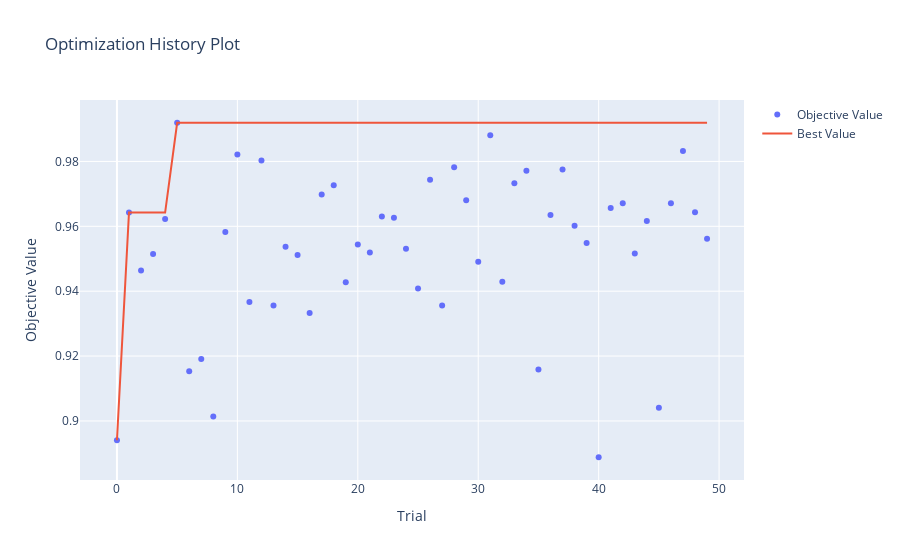
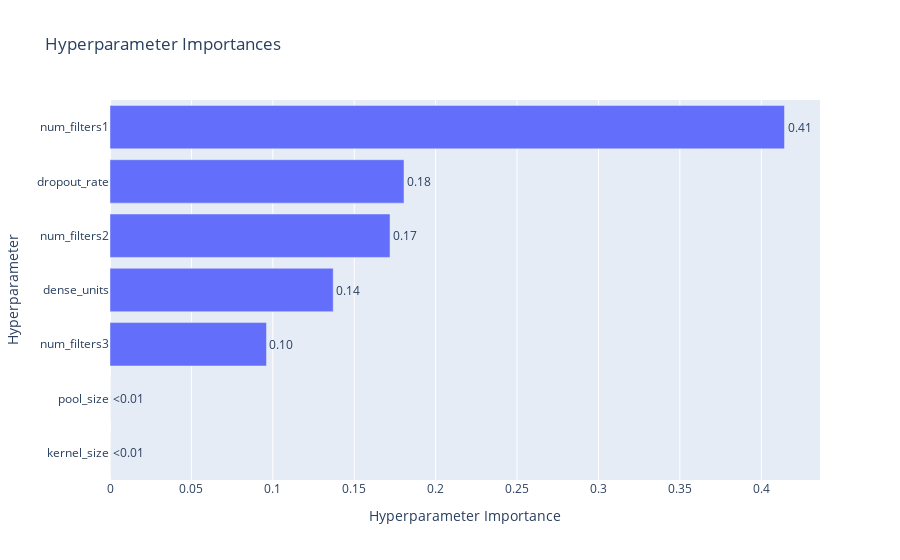
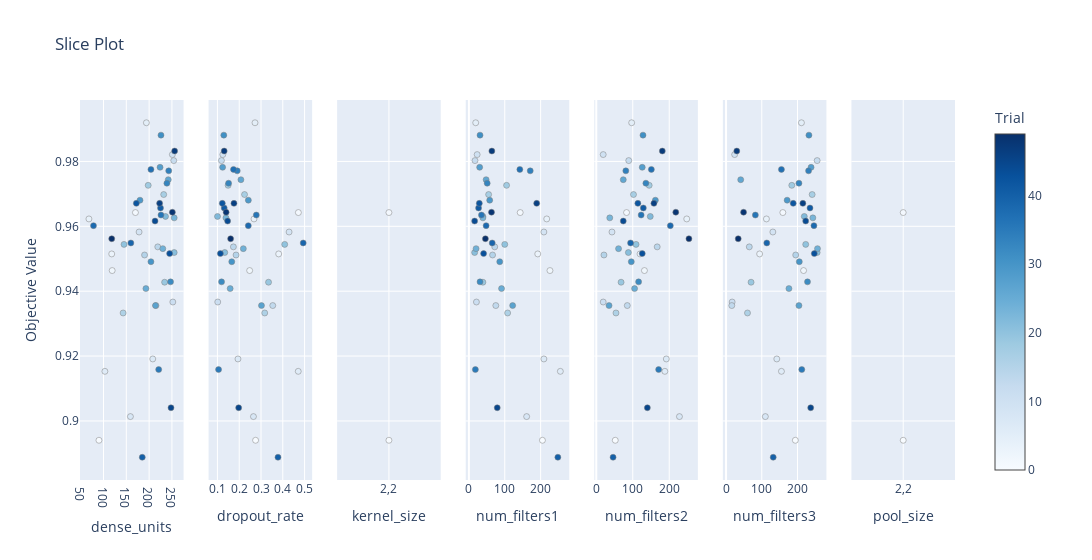

Notebook code for these charts, in order:
### Code cell
best_test_accuracy = 0.0
best_model_path = 'best_model.keras'

def objective(trial):

    global best_test_accuracy

    num_filters1 = trial.suggest_int('num_filters1', 16, 256)
    num_filters2 = trial.suggest_int('num_filters2', 16, 256)
    num_filters3 = trial.suggest_int('num_filters3', 16, 256)
    kernel_size = trial.suggest_categorical('kernel_size', [(2, 2)])
    pool_size = trial.suggest_categorical('pool_size', [(2, 2)])
    dense_units = trial.suggest_int('dense_units', 64, 256)
    dropout_rate = trial.suggest_float('dropout_rate', 0.1, 0.5)
    
    # Create and compile the CNN model
    model = create_cnn_model(num_filters1, num_filters2, num_filters3, kernel_size, pool_size, dense_units, dropout_rate)
    
    reduce_lr = ReduceLROnPlateau(monitor='val_accuracy', factor=0.5,
                              patience=2, min_lr=0.0001)

    history = model.fit(
        train_ds,
        epochs=10,
        validation_data=val_ds,
        callbacks=[reduce_lr],
        verbose=0
    )
    
    val_accuracy = history.history['val_accuracy'][-1]
    
    #if the current model has the best test accuracy, save it
    if val_accuracy > best_test_accuracy:
        best_test_accuracy = val_accuracy
        model.save(best_model_path)
        print(f"New best model saved with test accuracy: {best_test_accuracy:.4f}")
    
    return val_accuracy


def run_optimization():
    study = optuna.create_study(direction='maximize')  # Maximize validation accuracy
    study.optimize(objective, n_trials=50)  
    
    print("Best hyperparameters: ", study.best_params)
    print("Best validation accuracy: ", study.best_value)
    vis.plot_optimization_history(study).show()
    vis.plot_param_importances(study).show()
    vis.plot_slice(study).show()  

    return study  

study = run_optimization()

### Figure 1 — Plotly figure (JSON) as saved in the notebook; plotly's stock layout.template omitted (floating-point values rounded to 4 significant figures)
{"data": [{"mode": "markers", "name": "Objective Value", "type": "scatter", "x": [0, 1, 2, 3, 4, 5, 6, 7, 8, 9, 10, 11, 12, 13, 14, 15, 16, 17, 18, 19, 20, 21, 22, 23, 24, 25, 26, 27, 28, 29, 30, 31, 32, 33, 34, 35, 36, 37, 38, 39, 40, 41, 42, 43, 44, 45, 46, 47, 48, 49], "y": [0.894, 0.9642, 0.9464, 0.9515, 0.9623, 0.9919, 0.9153, 0.9191, 0.9013, 0.9582, 0.9821, 0.9367, 0.9803, 0.9356, 0.9537, 0.9512, 0.9333, 0.9698, 0.9726, 0.9428, 0.9544, 0.9519, 0.963, 0.9626, 0.9531, 0.9408, 0.9744, 0.9356, 0.9782, 0.9681, 0.9491, 0.9881, 0.9429, 0.9733, 0.9771, 0.9158, 0.9635, 0.9775, 0.9602, 0.9549, 0.8888, 0.9657, 0.9671, 0.9516, 0.9616, 0.9041, 0.9671, 0.9832, 0.9644, 0.9562]}, {"mode": "lines", "name": "Best Value", "type": "scatter", "x": [0, 1, 2, 3, 4, 5, 6, 7, 8, 9, 10, 11, 12, 13, 14, 15, 16, 17, 18, 19, 20, 21, 22, 23, 24, 25, 26, 27, 28, 29, 30, 31, 32, 33, 34, 35, 36, 37, 38, 39, 40, 41, 42, 43, 44, 45, 46, 47, 48, 49], "y": [0.894, 0.9642, 0.9642, 0.9642, 0.9642, 0.9919, 0.9919, 0.9919, 0.9919, 0.9919, 0.9919, 0.9919, 0.9919, 0.9919, 0.9919, 0.9919, 0.9919, 0.9919, 0.9919, 0.9919, 0.9919, 0.9919, 0.9919, 0.9919, 0.9919, 0.9919, 0.9919, 0.9919, 0.9919, 0.9919, 0.9919, 0.9919, 0.9919, 0.9919, 0.9919, 0.9919, 0.9919, 0.9919, 0.9919, 0.9919, 0.9919, 0.9919, 0.9919, 0.9919, 0.9919, 0.9919, 0.9919, 0.9919, 0.9919, 0.9919]}, {"marker": {"color": "#cccccc"}, "mode": "markers", "name": "Infeasible Trial", "showlegend": false, "type": "scatter", "x": [], "y": []}], "layout": {"title": {"text": "Optimization History Plot"}, "xaxis": {"title": {"text": "Trial"}}, "yaxis": {"title": {"text": "Objective Value"}}}}

### Figure 2 — Plotly figure (JSON) as saved in the notebook; plotly's stock layout.template omitted (floating-point values rounded to 4 significant figures)
{"data": [{"cliponaxis": false, "hovertemplate": ["kernel_size (CategoricalDistribution): 0.0<extra></extra>", "pool_size (CategoricalDistribution): 0.0<extra></extra>", "num_filters3 (IntDistribution): 0.09611197869394403<extra></extra>", "dense_units (IntDistribution): 0.13709219039985<extra></extra>", "num_filters2 (IntDistribution): 0.17198552620496904<extra></extra>", "dropout_rate (FloatDistribution): 0.18056085311654704<extra></extra>", "num_filters1 (IntDistribution): 0.4142494515846899<extra></extra>"], "name": "Objective Value", "orientation": "h", "text": ["<0.01", "<0.01", "0.10", "0.14", "0.17", "0.18", "0.41"], "textposition": "outside", "type": "bar", "x": [0, 0, 0.09611, 0.1371, 0.172, 0.1806, 0.4142], "y": ["kernel_size", "pool_size", "num_filters3", "dense_units", "num_filters2", "dropout_rate", "num_filters1"]}], "layout": {"title": {"text": "Hyperparameter Importances"}, "xaxis": {"title": {"text": "Hyperparameter Importance"}}, "yaxis": {"title": {"text": "Hyperparameter"}}}}

### Figure 3 — Plotly figure (JSON) as saved in the notebook; plotly's stock layout.template omitted (floating-point values rounded to 4 significant figures)
{"data": [{"marker": {"color": [0, 1, 2, 3, 4, 5, 6, 7, 8, 9, 10, 11, 12, 13, 14, 15, 16, 17, 18, 19, 20, 21, 22, 23, 24, 25, 26, 27, 28, 29, 30, 31, 32, 33, 34, 35, 36, 37, 38, 39, 40, 41, 42, 43, 44, 45, 46, 47, 48, 49], "colorbar": {"title": {"text": "Trial"}, "x": 1, "xpad": 40}, "colorscale": [[0, "rgb(247,251,255)"], [0.125, "rgb(222,235,247)"], [0.25, "rgb(198,219,239)"], [0.375, "rgb(158,202,225)"], [0.5, "rgb(107,174,214)"], [0.625, "rgb(66,146,198)"], [0.75, "rgb(33,113,181)"], [0.875, "rgb(8,81,156)"], [1, "rgb(8,48,107)"]], "line": {"color": "Grey", "width": 0.5}, "showscale": true}, "mode": "markers", "name": "Feasible Trial", "showlegend": false, "type": "scatter", "x": [90, 170, 119, 118, 68, 194, 103, 208, 159, 178, 251, 252, 254, 215, 219, 190, 143, 232, 198, 234, 145, 255, 236, 255, 230, 193, 242, 214, 224, 180, 204, 226, 247, 239, 243, 221, 226, 204, 78, 160, 185, 225, 172, 245, 213, 248, 223, 256, 251, 118], "xaxis": "x", "y": [0.894, 0.9642, 0.9464, 0.9515, 0.9623, 0.9919, 0.9153, 0.9191, 0.9013, 0.9582, 0.9821, 0.9367, 0.9803, 0.9356, 0.9537, 0.9512, 0.9333, 0.9698, 0.9726, 0.9428, 0.9544, 0.9519, 0.963, 0.9626, 0.9531, 0.9408, 0.9744, 0.9356, 0.9782, 0.9681, 0.9491, 0.9881, 0.9429, 0.9733, 0.9771, 0.9158, 0.9635, 0.9775, 0.9602, 0.9549, 0.8888, 0.9657, 0.9671, 0.9516, 0.9616, 0.9041, 0.9671, 0.9832, 0.9644, 0.9562], "yaxis": "y"}, {"marker": {"color": [0, 1, 2, 3, 4, 5, 6, 7, 8, 9, 10, 11, 12, 13, 14, 15, 16, 17, 18, 19, 20, 21, 22, 23, 24, 25, 26, 27, 28, 29, 30, 31, 32, 33, 34, 35, 36, 37, 38, 39, 40, 41, 42, 43, 44, 45, 46, 47, 48, 49], "colorbar": {"title": {"text": "Trial"}, "x": 1, "xpad": 40}, "colorscale": [[0, "rgb(247,251,255)"], [0.125, "rgb(222,235,247)"], [0.25, "rgb(198,219,239)"], [0.375, "rgb(158,202,225)"], [0.5, "rgb(107,174,214)"], [0.625, "rgb(66,146,198)"], [0.75, "rgb(33,113,181)"], [0.875, "rgb(8,81,156)"], [1, "rgb(8,48,107)"]], "line": {"color": "Grey", "width": 0.5}, "showscale": false}, "mode": "markers", "name": "Feasible Trial", "showlegend": false, "type": "scatter", "x": [0.2752, 0.4715, 0.248, 0.3812, 0.2679, 0.2725, 0.4709, 0.1943, 0.2653, 0.4289, 0.1248, 0.1015, 0.1185, 0.3539, 0.1733, 0.1855, 0.3171, 0.2245, 0.149, 0.3345, 0.4087, 0.1337, 0.1004, 0.139, 0.2189, 0.1585, 0.2077, 0.3021, 0.1238, 0.2419, 0.1658, 0.1293, 0.119, 0.1512, 0.191, 0.1053, 0.2783, 0.1739, 0.2417, 0.4937, 0.3779, 0.1311, 0.1225, 0.1135, 0.1468, 0.1976, 0.1759, 0.131, 0.14, 0.1606], "xaxis": "x2", "y": [0.894, 0.9642, 0.9464, 0.9515, 0.9623, 0.9919, 0.9153, 0.9191, 0.9013, 0.9582, 0.9821, 0.9367, 0.9803, 0.9356, 0.9537, 0.9512, 0.9333, 0.9698, 0.9726, 0.9428, 0.9544, 0.9519, 0.963, 0.9626, 0.9531, 0.9408, 0.9744, 0.9356, 0.9782, 0.9681, 0.9491, 0.9881, 0.9429, 0.9733, 0.9771, 0.9158, 0.9635, 0.9775, 0.9602, 0.9549, 0.8888, 0.9657, 0.9671, 0.9516, 0.9616, 0.9041, 0.9671, 0.9832, 0.9644, 0.9562], "yaxis": "y2"}, {"marker": {"color": [0, 1, 2, 3, 4, 5, 6, 7, 8, 9, 10, 11, 12, 13, 14, 15, 16, 17, 18, 19, 20, 21, 22, 23, 24, 25, 26, 27, 28, 29, 30, 31, 32, 33, 34, 35, 36, 37, 38, 39, 40, 41, 42, 43, 44, 45, 46, 47, 48, 49], "colorbar": {"title": {"text": "Trial"}, "x": 1, "xpad": 40}, "colorscale": [[0, "rgb(247,251,255)"], [0.125, "rgb(222,235,247)"], [0.25, "rgb(198,219,239)"], [0.375, "rgb(158,202,225)"], [0.5, "rgb(107,174,214)"], [0.625, "rgb(66,146,198)"], [0.75, "rgb(33,113,181)"], [0.875, "rgb(8,81,156)"], [1, "rgb(8,48,107)"]], "line": {"color": "Grey", "width": 0.5}, "showscale": false}, "mode": "markers", "name": "Feasible Trial", "showlegend": false, "type": "scatter", "x": [[2, 2], [2, 2], [2, 2], [2, 2], [2, 2], [2, 2], [2, 2], [2, 2], [2, 2], [2, 2], [2, 2], [2, 2], [2, 2], [2, 2], [2, 2], [2, 2], [2, 2], [2, 2], [2, 2], [2, 2], [2, 2], [2, 2], [2, 2], [2, 2], [2, 2], [2, 2], [2, 2], [2, 2], [2, 2], [2, 2], [2, 2], [2, 2], [2, 2], [2, 2], [2, 2], [2, 2], [2, 2], [2, 2], [2, 2], [2, 2], [2, 2], [2, 2], [2, 2], [2, 2], [2, 2], [2, 2], [2, 2], [2, 2], [2, 2], [2, 2]], "xaxis": "x3", "y": [0.894, 0.9642, 0.9464, 0.9515, 0.9623, 0.9919, 0.9153, 0.9191, 0.9013, 0.9582, 0.9821, 0.9367, 0.9803, 0.9356, 0.9537, 0.9512, 0.9333, 0.9698, 0.9726, 0.9428, 0.9544, 0.9519, 0.963, 0.9626, 0.9531, 0.9408, 0.9744, 0.9356, 0.9782, 0.9681, 0.9491, 0.9881, 0.9429, 0.9733, 0.9771, 0.9158, 0.9635, 0.9775, 0.9602, 0.9549, 0.8888, 0.9657, 0.9671, 0.9516, 0.9616, 0.9041, 0.9671, 0.9832, 0.9644, 0.9562], "yaxis": "y3"}, {"marker": {"color": [0, 1, 2, 3, 4, 5, 6, 7, 8, 9, 10, 11, 12, 13, 14, 15, 16, 17, 18, 19, 20, 21, 22, 23, 24, 25, 26, 27, 28, 29, 30, 31, 32, 33, 34, 35, 36, 37, 38, 39, 40, 41, 42, 43, 44, 45, 46, 47, 48, 49], "colorbar": {"title": {"text": "Trial"}, "x": 1, "xpad": 40}, "colorscale": [[0, "rgb(247,251,255)"], [0.125, "rgb(222,235,247)"], [0.25, "rgb(198,219,239)"], [0.375, "rgb(158,202,225)"], [0.5, "rgb(107,174,214)"], [0.625, "rgb(66,146,198)"], [0.75, "rgb(33,113,181)"], [0.875, "rgb(8,81,156)"], [1, "rgb(8,48,107)"]], "line": {"color": "Grey", "width": 0.5}, "showscale": false}, "mode": "markers", "name": "Feasible Trial", "showlegend": false, "type": "scatter", "x": [205, 143, 226, 192, 217, 19, 255, 209, 161, 209, 23, 21, 17, 75, 72, 66, 108, 55, 105, 39, 100, 16, 39, 39, 20, 91, 48, 122, 30, 58, 86, 31, 31, 51, 171, 18, 35, 142, 48, 65, 248, 27, 29, 41, 16, 79, 189, 64, 63, 46], "xaxis": "x4", "y": [0.894, 0.9642, 0.9464, 0.9515, 0.9623, 0.9919, 0.9153, 0.9191, 0.9013, 0.9582, 0.9821, 0.9367, 0.9803, 0.9356, 0.9537, 0.9512, 0.9333, 0.9698, 0.9726, 0.9428, 0.9544, 0.9519, 0.963, 0.9626, 0.9531, 0.9408, 0.9744, 0.9356, 0.9782, 0.9681, 0.9491, 0.9881, 0.9429, 0.9733, 0.9771, 0.9158, 0.9635, 0.9775, 0.9602, 0.9549, 0.8888, 0.9657, 0.9671, 0.9516, 0.9616, 0.9041, 0.9671, 0.9832, 0.9644, 0.9562], "yaxis": "y4"}, {"marker": {"color": [0, 1, 2, 3, 4, 5, 6, 7, 8, 9, 10, 11, 12, 13, 14, 15, 16, 17, 18, 19, 20, 21, 22, 23, 24, 25, 26, 27, 28, 29, 30, 31, 32, 33, 34, 35, 36, 37, 38, 39, 40, 41, 42, 43, 44, 45, 46, 47, 48, 49], "colorbar": {"title": {"text": "Trial"}, "x": 1, "xpad": 40}, "colorscale": [[0, "rgb(247,251,255)"], [0.125, "rgb(222,235,247)"], [0.25, "rgb(198,219,239)"], [0.375, "rgb(158,202,225)"], [0.5, "rgb(107,174,214)"], [0.625, "rgb(66,146,198)"], [0.75, "rgb(33,113,181)"], [0.875, "rgb(8,81,156)"], [1, "rgb(8,48,107)"]], "line": {"color": "Grey", "width": 0.5}, "showscale": false}, "mode": "markers", "name": "Feasible Trial", "showlegend": false, "type": "scatter", "x": [52, 83, 132, 120, 248, 97, 188, 192, 228, 43, 19, 19, 89, 85, 167, 21, 54, 102, 145, 68, 109, 88, 148, 37, 61, 105, 74, 35, 126, 162, 96, 128, 116, 136, 81, 171, 123, 151, 203, 94, 46, 129, 114, 126, 74, 140, 158, 181, 218, 254], "xaxis": "x5", "y": [0.894, 0.9642, 0.9464, 0.9515, 0.9623, 0.9919, 0.9153, 0.9191, 0.9013, 0.9582, 0.9821, 0.9367, 0.9803, 0.9356, 0.9537, 0.9512, 0.9333, 0.9698, 0.9726, 0.9428, 0.9544, 0.9519, 0.963, 0.9626, 0.9531, 0.9408, 0.9744, 0.9356, 0.9782, 0.9681, 0.9491, 0.9881, 0.9429, 0.9733, 0.9771, 0.9158, 0.9635, 0.9775, 0.9602, 0.9549, 0.8888, 0.9657, 0.9671, 0.9516, 0.9616, 0.9041, 0.9671, 0.9832, 0.9644, 0.9562], "yaxis": "y5"}, {"marker": {"color": [0, 1, 2, 3, 4, 5, 6, 7, 8, 9, 10, 11, 12, 13, 14, 15, 16, 17, 18, 19, 20, 21, 22, 23, 24, 25, 26, 27, 28, 29, 30, 31, 32, 33, 34, 35, 36, 37, 38, 39, 40, 41, 42, 43, 44, 45, 46, 47, 48, 49], "colorbar": {"title": {"text": "Trial"}, "x": 1, "xpad": 40}, "colorscale": [[0, "rgb(247,251,255)"], [0.125, "rgb(222,235,247)"], [0.25, "rgb(198,219,239)"], [0.375, "rgb(158,202,225)"], [0.5, "rgb(107,174,214)"], [0.625, "rgb(66,146,198)"], [0.75, "rgb(33,113,181)"], [0.875, "rgb(8,81,156)"], [1, "rgb(8,48,107)"]], "line": {"color": "Grey", "width": 0.5}, "showscale": false}, "mode": "markers", "name": "Feasible Trial", "showlegend": false, "type": "scatter", "x": [194, 159, 217, 94, 113, 211, 155, 142, 110, 131, 24, 17, 255, 16, 65, 195, 60, 241, 184, 70, 223, 255, 219, 243, 256, 176, 41, 204, 238, 171, 205, 232, 228, 204, 231, 212, 82, 155, 246, 114, 132, 235, 188, 247, 223, 237, 215, 30, 49, 34], "xaxis": "x6", "y": [0.894, 0.9642, 0.9464, 0.9515, 0.9623, 0.9919, 0.9153, 0.9191, 0.9013, 0.9582, 0.9821, 0.9367, 0.9803, 0.9356, 0.9537, 0.9512, 0.9333, 0.9698, 0.9726, 0.9428, 0.9544, 0.9519, 0.963, 0.9626, 0.9531, 0.9408, 0.9744, 0.9356, 0.9782, 0.9681, 0.9491, 0.9881, 0.9429, 0.9733, 0.9771, 0.9158, 0.9635, 0.9775, 0.9602, 0.9549, 0.8888, 0.9657, 0.9671, 0.9516, 0.9616, 0.9041, 0.9671, 0.9832, 0.9644, 0.9562], "yaxis": "y6"}, {"marker": {"color": [0, 1, 2, 3, 4, 5, 6, 7, 8, 9, 10, 11, 12, 13, 14, 15, 16, 17, 18, 19, 20, 21, 22, 23, 24, 25, 26, 27, 28, 29, 30, 31, 32, 33, 34, 35, 36, 37, 38, 39, 40, 41, 42, 43, 44, 45, 46, 47, 48, 49], "colorbar": {"title": {"text": "Trial"}, "x": 1, "xpad": 40}, "colorscale": [[0, "rgb(247,251,255)"], [0.125, "rgb(222,235,247)"], [0.25, "rgb(198,219,239)"], [0.375, "rgb(158,202,225)"], [0.5, "rgb(107,174,214)"], [0.625, "rgb(66,146,198)"], [0.75, "rgb(33,113,181)"], [0.875, "rgb(8,81,156)"], [1, "rgb(8,48,107)"]], "line": {"color": "Grey", "width": 0.5}, "showscale": false}, "mode": "markers", "name": "Feasible Trial", "showlegend": false, "type": "scatter", "x": [[2, 2], [2, 2], [2, 2], [2, 2], [2, 2], [2, 2], [2, 2], [2, 2], [2, 2], [2, 2], [2, 2], [2, 2], [2, 2], [2, 2], [2, 2], [2, 2], [2, 2], [2, 2], [2, 2], [2, 2], [2, 2], [2, 2], [2, 2], [2, 2], [2, 2], [2, 2], [2, 2], [2, 2], [2, 2], [2, 2], [2, 2], [2, 2], [2, 2], [2, 2], [2, 2], [2, 2], [2, 2], [2, 2], [2, 2], [2, 2], [2, 2], [2, 2], [2, 2], [2, 2], [2, 2], [2, 2], [2, 2], [2, 2], [2, 2], [2, 2]], "xaxis": "x7", "y": [0.894, 0.9642, 0.9464, 0.9515, 0.9623, 0.9919, 0.9153, 0.9191, 0.9013, 0.9582, 0.9821, 0.9367, 0.9803, 0.9356, 0.9537, 0.9512, 0.9333, 0.9698, 0.9726, 0.9428, 0.9544, 0.9519, 0.963, 0.9626, 0.9531, 0.9408, 0.9744, 0.9356, 0.9782, 0.9681, 0.9491, 0.9881, 0.9429, 0.9733, 0.9771, 0.9158, 0.9635, 0.9775, 0.9602, 0.9549, 0.8888, 0.9657, 0.9671, 0.9516, 0.9616, 0.9041, 0.9671, 0.9832, 0.9644, 0.9562], "yaxis": "y7"}], "layout": {"title": {"text": "Slice Plot"}, "width": 2100, "xaxis": {"anchor": "y", "domain": [0, 0.1184], "title": {"text": "dense_units"}}, "xaxis2": {"anchor": "y2", "domain": [0.1469, 0.2653], "title": {"text": "dropout_rate"}}, "xaxis3": {"anchor": "y3", "categoryarray": [[2, 2]], "categoryorder": "array", "domain": [0.2939, 0.4122], "title": {"text": "kernel_size"}, "type": "category"}, "xaxis4": {"anchor": "y4", "domain": [0.4408, 0.5592], "title": {"text": "num_filters1"}}, "xaxis5": {"anchor": "y5", "domain": [0.5878, 0.7061], "title": {"text": "num_filters2"}}, "xaxis6": {"anchor": "y6", "domain": [0.7347, 0.8531], "title": {"text": "num_filters3"}}, "xaxis7": {"anchor": "y7", "categoryarray": [[2, 2]], "categoryorder": "array", "domain": [0.8816, 1.0], "title": {"text": "pool_size"}, "type": "category"}, "yaxis": {"anchor": "x", "domain": [0, 1], "title": {"text": "Objective Value"}}, "yaxis2": {"anchor": "x2", "domain": [0, 1], "matches": "y", "showticklabels": false}, "yaxis3": {"anchor": "x3", "domain": [0, 1], "matches": "y", "showticklabels": false}, "yaxis4": {"anchor": "x4", "domain": [0, 1], "matches": "y", "showticklabels": false}, "yaxis5": {"anchor": "x5", "domain": [0, 1], "matches": "y", "showticklabels": false}, "yaxis6": {"anchor": "x6", "domain": [0, 1], "matches": "y", "showticklabels": false}, "yaxis7": {"anchor": "x7", "domain": [0, 1], "matches": "y", "showticklabels": false}}}
